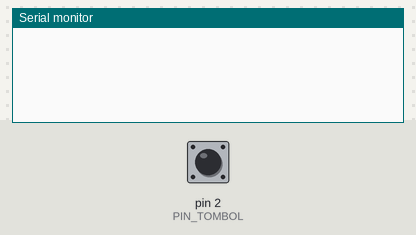
Bench run of a sketch on a simulated Arduino Uno, built with avr-gcc and run on an emulated ATmega328P. Parts: the last lines printed to the serial monitor. The inputs (shaded band) are chosen by the test bench; at power-on: pin 2 (PIN_TOMBOL) HIGH.

Above: at 1.2 s.
1.3 s: pin 2 (PIN_TOMBOL) pulled LOW for 0.15 s
At 2.4 s:
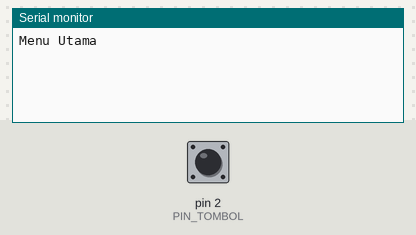
2.9 s: pin 2 (PIN_TOMBOL) pulled LOW for 1 s
At 3.6 s:
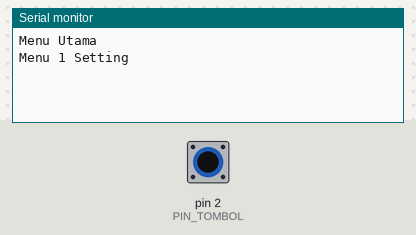
5.4 s: pin 2 (PIN_TOMBOL) pulled LOW for 0.15 s
At 6.6 s:
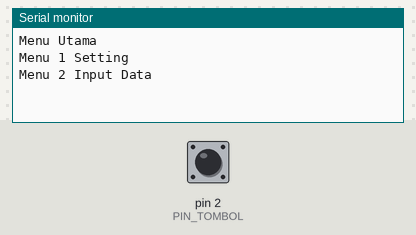
7.0 s: pin 2 (PIN_TOMBOL) pulled LOW for 1 s
At 8.0 s:
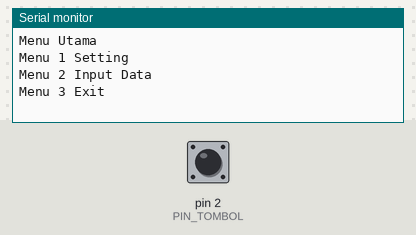

The sketch:

6.ino
```cpp
/*
* MONSTER ARDUINO V2
* Program Satu Tombol Banyak Menu
* www.ElangSakti.com
*/
// kita set supaya tombol active low
#define ON LOW // active low
#define OFF !ON
// definisikan 4 buah menu
// menu 0 - 3
#define MENU_0 0
#define MENU_1 1
#define MENU_2 2
#define MENU_3 3
// tombol pada pin 2
const byte PIN_TOMBOL = 2;
// data awal ada OFF
// dan data sebelumnya juga OFF
boolean data = OFF;
boolean data_last = data;
// variabel untuk lock status
boolean logika = data;
// jadikan menu sebagai array supaya lebih mudah
const byte MENU[] = {MENU_0,MENU_1,MENU_2,MENU_3};
// siapkan teks nama-nama menu
const String TEKS_MENU[] = {
"Menu Utama",
"Menu 1 Setting",
"Menu 2 Input Data",
"Menu 3 Exit"
};
// cata menu yang aktif saat ini
// saat start, menu yg aktif adalah menu_3
byte MENU_COUNTER = MENU_3;
// delay untuk penekanan tombol.
// setelah tombol ditekan, maka selama 150 ms
// tidak bisa ditekan.
// delay ini berguna untuk menghindari 2 kali eksekusi
unsigned long delay_press = 150; // dalam ms
unsigned long delay_press_last = 0;
void setup() {
// buka koneksi ke serial
Serial.begin(19200);
while(!Serial);
// tombol sebagai input dengan pullup resistor
pinMode(PIN_TOMBOL,INPUT_PULLUP);
}
void loop() {
// baca logika tombol
TombolListener();
}
// fungsi TombolListener
void TombolListener(){
// jika selisih waktu penekanan tombol
// lebih besar dari waktu delay tombol
// baca tombol lagi, jika tidak tombol tdk dibaca
if( millis() - delay_press_last > delay_press ){
// baca data tombol
data = digitalRead(PIN_TOMBOL);
// jika data berbeda dari data sebelumnya
// cetak ke serial monitor
if(data != data_last){
// jika data = ON
if(data == ON){
// pilih menu selanjutnya
MENU_COUNTER++;
// jika menu melebihi jumlah menu yg ada
// pilih menu awal
if( MENU_COUNTER >= sizeof(MENU) ){
MENU_COUNTER = 0;
}
// eksekusi aksi tombol sesuai logika
AksiTombol(MENU_COUNTER);
}
// simpan data sebagai data sebelumnya
data_last = data;
// catat waktu penekanan tombol terakhir
delay_press_last = millis();
}
}
}
// Fungsi AksiTombol
// INPUT : byte tombol
void AksiTombol(byte tombol){
// print sesuai menu yang dipilih
switch(tombol){
case MENU_0:
// proses sesuatu
Serial.println(TEKS_MENU[MENU_0]);
break;
case MENU_1:
// proses sesuatu
Serial.println(TEKS_MENU[MENU_1]);
break;
case MENU_2:
// proses sesuatu
Serial.println(TEKS_MENU[MENU_2]);
break;
case MENU_3:
// proses sesuatu
Serial.println(TEKS_MENU[MENU_3]);
break;
}
}
```

Measured:
- after the input at 1.3 s, the serial monitor: prints a new line at once (image 1)
- after the input at 2.9 s, the serial monitor: prints a new line at once (image 2)
- after the input at 5.4 s, the serial monitor: prints a new line at once (image 3)
- after the input at 7.0 s, the serial monitor: prints a new line at once (image 4)
